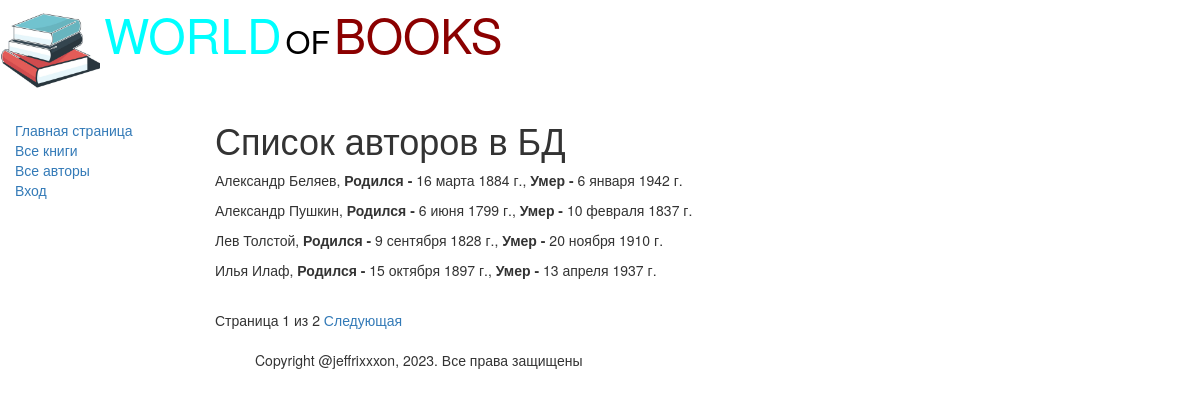
Screenshot of /authors/ with the database file from the repository.
### catalog/models.py (models this page shows, shortened)
class Author(models.Model):
    first_name = models.CharField(max_length=100,
                                  help_text='Введите имя автора',
                                  verbose_name='Имя автора')
    last_name = models.CharField(max_length=100,
                                 help_text='Введите фамилию автора',
                                 verbose_name='Фамилия автора')
    date_of_brith = models.DateField(help_text='Введите дату рождения',
                                     verbose_name='Дата рождения',)
    date_of_death = models.DateField(help_text='Введите дату смерти',
                                     verbose_name='Дата смерти',
                                     null=True, blank=True)

### catalog/views.py (the view)
# urls.py: re_path(r'^authors/$', views.AuthorListView.as_view(), name='authors'),
class AuthorListView(generic.ListView):
    model = Author
    paginate_by = 4

### catalog/templates/catalog/author_list.html
{% extends 'base_generic.html' %}
{% block content %}
    <h1>Список авторов в БД</h1>
    {% if author_list %}
        {% for author in author_list.all %}
        <p>
            {{author.first_name}} {{author.last_name}},
            <strong>Родился - </strong>{{author.date_of_brith}},
            {% if author.date_of_death == None %}
                <strong>Жив по сей день</strong>
            {% else %}
                <strong>Умер - </strong>{{author.date_of_death}}</p>
            {% endif %}
        {% endfor %}
    {% else %}
        <p>В базе данных нет авторов</p>
    {% endif %}
{% endblock %}

### rows the page displays
Author: first_name "Александр", last_name "Беляев", date_of_brith "16 марта 1884 г.", date_of_death "6 января 1942 г."
Author: first_name "Александр", last_name "Пушкин", date_of_brith "6 июня 1799 г.", date_of_death "10 февраля 1837 г."
Author: first_name "Лев", last_name "Толстой", date_of_brith "9 сентября 1828 г.", date_of_death "20 ноября 1910 г."
Author: first_name "Илья", last_name "Илаф", date_of_brith "15 октября 1897 г.", date_of_death "13 апреля 1937 г."

### other values shown
{{ page_obj.number }} "1"
{{ page_obj.paginator.num_pages }} "2"
